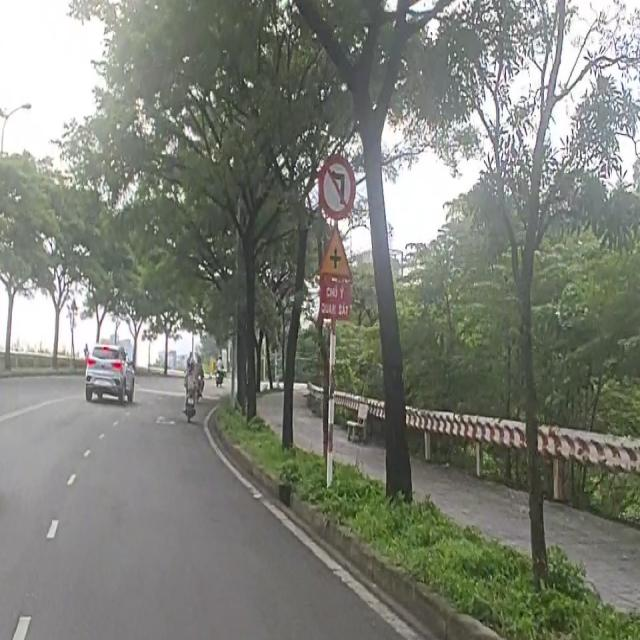
#> input picture datasets/pov_hard_ez/images/ez/0107_jpg.rf.5b9500c6d534cec5452fc4b5f3914f5b.jpg, 640 x 640 px
$ python -i split_dataset.py   (imports and definitions only)
#> lines starting #> are read from the running program, lines starting #| are printed output that depends on the picture
#!/usr/bin/env python3
"""Chia train/val theo camera/video, cân bằng ngày/đêm.

Cả nhóm ảnh cùng camera/video vào chung một tập, nên val không có ảnh gần giống train.
Nhóm lấy từ cột `group` trong --meta, nếu không có thì từ tên file bỏ số frame.
Ghi ra --out: train.txt, val.txt, data.yaml, split_report.json.

    python tools/split_dataset.py --images datasets/v1/images --labels datasets/v1/labels \
        --out splits/v1 [--meta datasets/v1/meta.csv] [--val-frac 0.2]
"""
import argparse
import collections
import csv
import json
import pathlib
import random
import re

import numpy as np
from PIL import Image

NAMES = ["Car", "Bus", "Truck", "Other vehicle", "Motorcycle", "Motorcyclist",
         "Bicycle", "Cyclist", "Pedestrian", "Sign", "Traffic light"]
IMG_EXTS = {".jpg", ".jpeg", ".png"}
NIGHT_BRIGHTNESS = 70  # GUESS: mean grey level below this counts as night; tune on real data


# [5 lines left out: function load_meta, not called in this run]


def prefix_group(stem):
    group = re.sub(r"[_\-. ]*(frame)?\d+$", "", stem, flags=re.I)
    return group or stem


def image_stats(path):
    """Return (64-bit difference hash, mean brightness) from a small greyscale thumbnail."""
    with Image.open(path) as im:
#> im is the input picture: PIL image 640x640 RGB; mean R, G, B 126.1, 129.1, 119.9
        grey = im.convert("L")
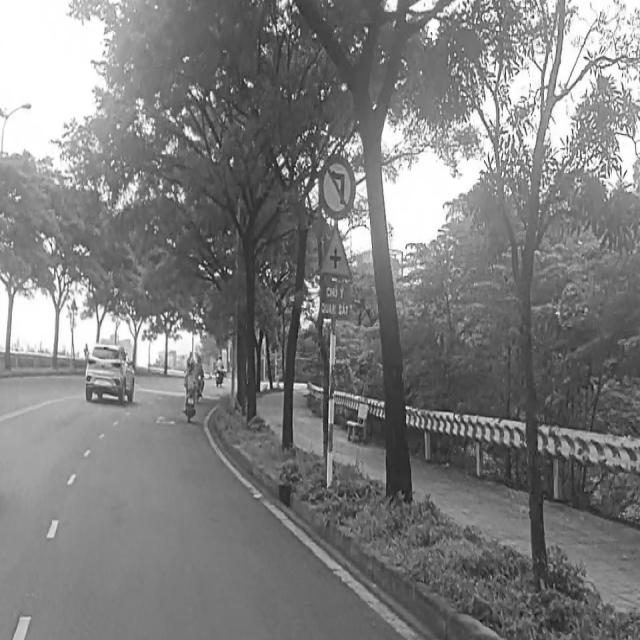
#> grey: PIL image 640x640 L; min 11, max 255, mean 127.1
        brightness = float(np.asarray(grey.resize((64, 64))).mean())
#> brightness = 127.1
        px = np.asarray(grey.resize((9, 8)), dtype=np.int16)
    bits = (px[:, 1:] > px[:, :-1]).flatten()
    return int("".join("1" if b else "0" for b in bits), 2), brightness


class UnionFind:
    def __init__(self):
        self.parent = {}

    # [6 lines left out: function find, not called in this run]

    def union(self, a, b):
        self.parent[self.find(a)] = self.find(b)


# [115 lines left out: functions merge_near_duplicates, class_counts, main, not called in this run]


# [2 lines not run here, left out]

>>> result = image_stats('../datasets/pov_hard_ez/images/ez/0107_jpg.rf.5b9500c6d534cec5452fc4b5f3914f5b.jpg')
#> result = (1089335755372037377, 127.1)

$ run again, on datasets/pov_hard_ez/images/hard/0006_jpg.rf.bb66a5f57970b907d226829e7fb889bd.jpg
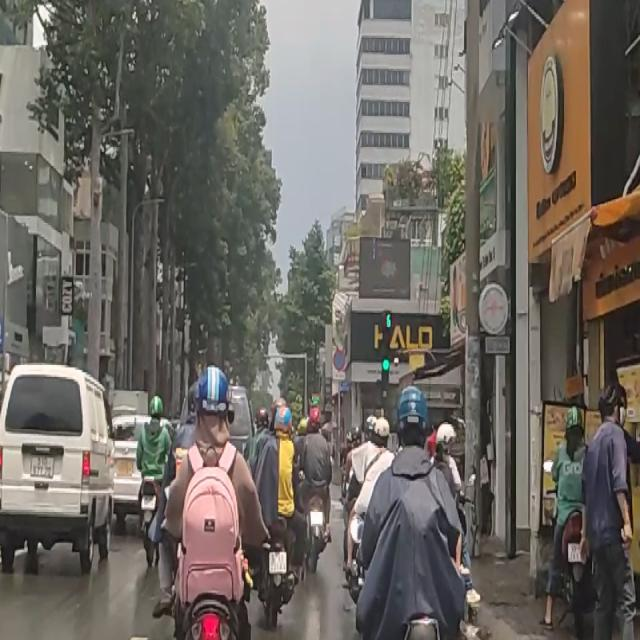
#> input picture datasets/pov_hard_ez/images/hard/0006_jpg.rf.bb66a5f57970b907d226829e7fb889bd.jpg, 640 x 640 px
#> in image_stats, im is the input picture: PIL image 640x640 RGB; mean R, G, B 108.2, 103.3, 97.1
#> in image_stats, `grey = im.convert("L")`:
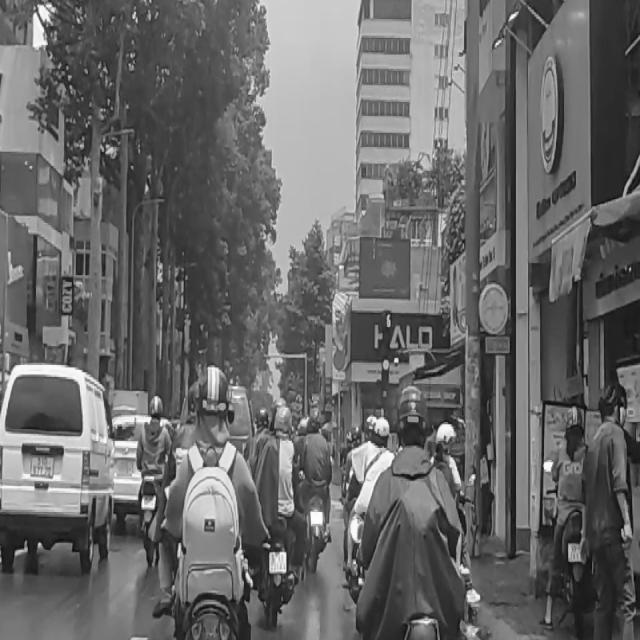
#> grey: PIL image 640x640 L; min 2, max 255, mean 104
#> brightness = 104.1
#> result = (8084016513417889940, 104.1)

$ run again, on datasets/pov_hard_ez/images/hard/0025_jpg.rf.a3cc26689b91956ca7438e76be336c50.jpg
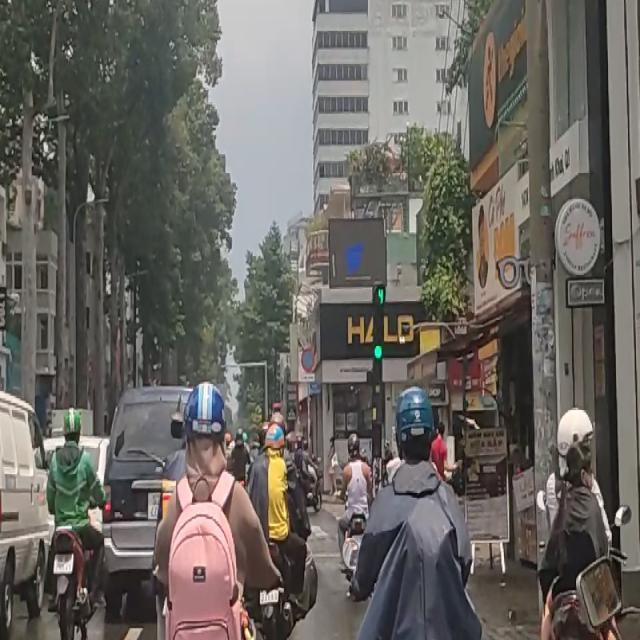
#> input picture datasets/pov_hard_ez/images/hard/0025_jpg.rf.a3cc26689b91956ca7438e76be336c50.jpg, 640 x 640 px
#> in image_stats, im is the input picture: PIL image 640x640 RGB; mean R, G, B 105, 101.3, 96.5
#> in image_stats, `grey = im.convert("L")`:
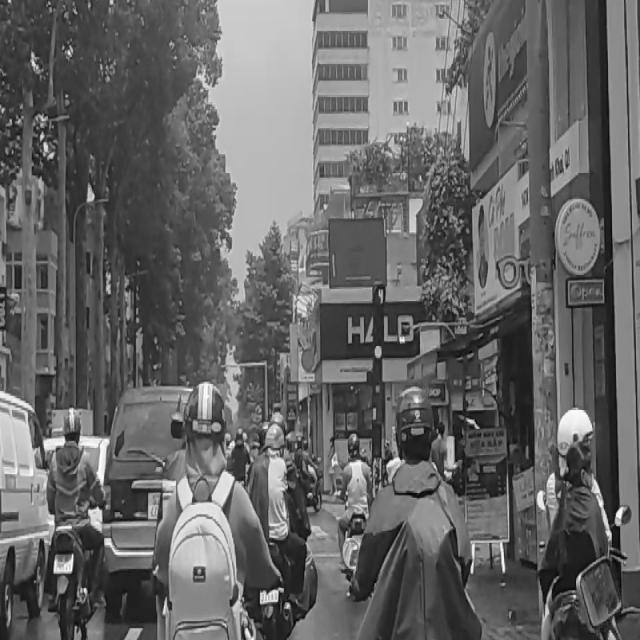
#> grey: PIL image 640x640 L; min 1, max 254, mean 101.9
#> brightness = 101.9
#> result = (16816830658291910724, 101.9)
